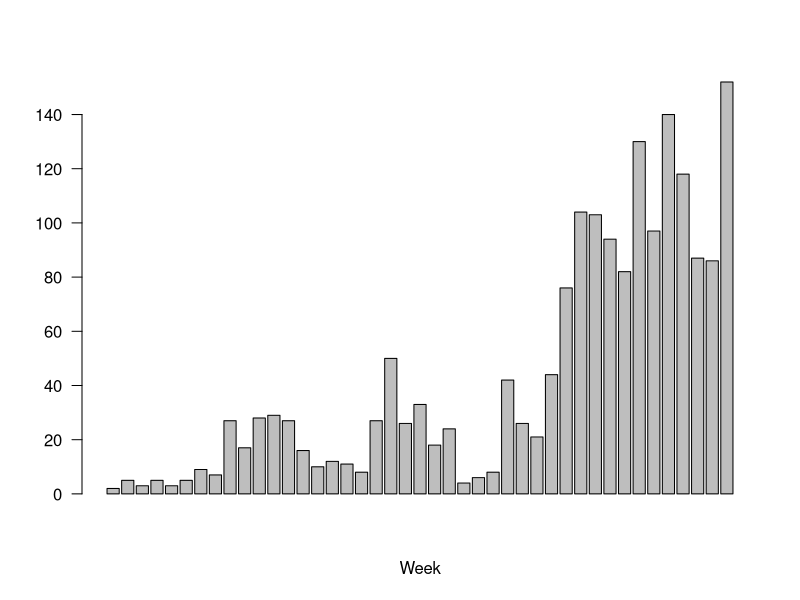
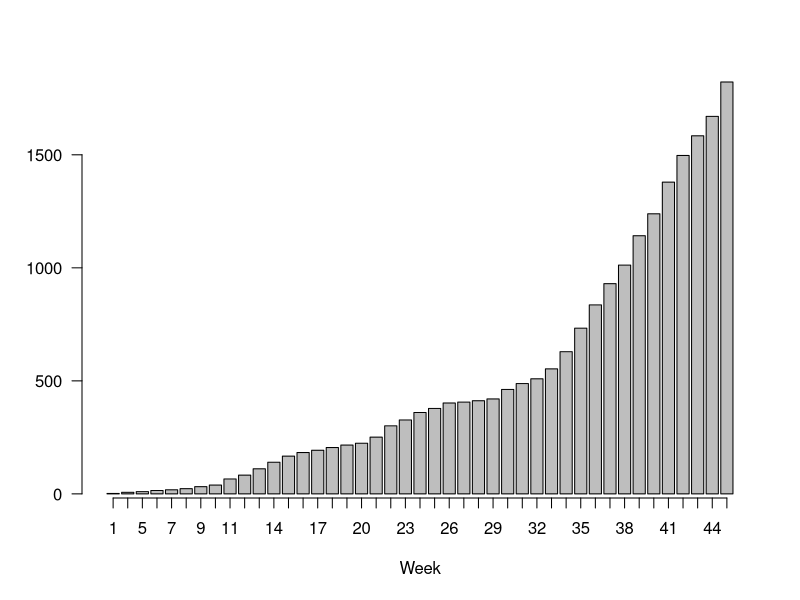

Recreate these plots in R, in order. (Note: this script raises an error after producing the figures.)


library(ggplot2)
library(scales) 
library(gridExtra)
library(reshape)

data.g <- read.csv("Guinea_new_case_byweek.csv", header=T, sep=";")
data.g.new <- data.g[!is.na(data.g$New_Cases),]
bp.g <- with(data.g.new, barplot(New_Cases, xlab="Week", las=2))
bp.g.c <- with(data.g.new, barplot(Cumulative_Cases, xlab="Week", las=2))
axis(1, at=bp.g,labels=data.g.new$Week)

# week 1-14
#data.g.1 <- data.g.new[1:12,]
#data.g.2 <- data.g.new[12:18,]
#data.g.3 <- data.g.new[14:24,]
#data.g.4 <- data.g.new[25:43,]

plot.g <- ggplot(data = data.g.new, aes(x=Week, y=New_Cases)) + geom_bar(stat="identity") 

for (k in 1:38) {
  data.g.t <- data.g.new[k:(k+5), ] # 6 week window
  glm.g.t <- glm(New_Cases ~ Week, family=poisson, data=data.g.t)
  #summary(glm.g.t) # check significance
  coeff <- coef(glm.g.t)
  # serial interval: 19 days
  g.r.t <- exp(2.714286*coeff[2])
  #print(g.r.t)
  data.g.new$R[(k+5)] <- g.r.t[[1]]
}

data.g.plot <- melt(data.g.new, id=c("Week", "DisplayValue"))
data.g.plot.new <- data.g.plot[!data.g.plot$variable %in% c("Cumulative_Cases"),]
plot.g.r <- ggplot(data.g.plot.new, aes(Week, value)) + facet_grid(variable~.,  scales="free_y") 
plot.g.r1 <- plot.g.r + geom_bar(data=subset(data.g.plot.new, variable=="New_Cases"), aes(Week, value), stat="identity", fill="darkorange", color="gray89") 
plot.g.r2 <- plot.g.r1 + geom_line(data=subset(data.g.plot.new, variable=="R"), aes(Week, value), alpha=0.3, lwd=1) + geom_hline(data=subset(data.g.plot.new, variable=="R"),aes(yintercept=1), colour="firebrick")
#plot.g.r3 <- plot.g.r2 + geom_smooth(data=subset(data.g.plot, variable=="R"), aes(Week, value), color="gray20")
plot.g.r2


# if we look at cumulative counts
glm.g.c <- glm(Cumulative_Cases ~ Week, family=poisson, data=data.g)
coeff <- coef(glm.g.c)
# serial interval: 19 days
#g.r.c <- exp(2.714286*coeff[2]) # 1.29
plot.g.c <- ggplot(data=data.g, aes(Week, Cumulative_Cases)) + geom_bar(stat="identity", fill="darkorange", color="gray89")
plot.g.c

# predict

newdata.g <- matrix(rep(NA, 3*20), nrow=20, ncol=3)
newdata.g <- cbind(46:65, newdata.g)
colnames(newdata.g) <- names(data.g)
data.g.p <- rbind(data.g, newdata.g)

fitted.g <- data.frame(data.g.p, predict(glm.g.c, newdata=data.g.p, se.fit=TRUE, type="response"))
fitted.g$ucl <- fitted.g$fit + 1.96 * fitted.g$se.fit
fitted.g$lcl <- fitted.g$fit - 1.96 * fitted.g$se.fit

#plot.g.p <- ggplot(data=data.g.p, aes(Week, Cumulative_Cases)) + geom_point()
plot.g.stquo <- plot.g.c + geom_line(data=fitted.g, aes(x=Week, y=fit), lwd=1.5, alpha=0.8) + geom_ribbon(aes(ymin = lcl, ymax = ucl), data=fitted.g, alpha=0.2)

#get predicted new cases
fitted.g.c.1 <- fitted.g$fit[(46-1):(65-1)]
fitted.g.c.2 <- fitted.g$fit[(46):(65)]
fitted.g.new <- fitted.g.c.2 - fitted.g.c.1
fitted.g$New_Cases[46:65] <- fitted.g.new

# CDC model: R0 for hospitalized, 0.12, home with intervention: 0.18, home w/o: 1.8
# Our estimate of R0: 1.29
# Estimate the current distribution: 0.1, 0.21, 0.69
g.sc <- data.frame(fitted.g[46:65, c("Week", "New_Cases", "fit")])
# WHO estimated hospital stay: 4.99, which means the number of beds required roughly 
# equals to the rising weekly case indidence.

# As of Week 46, November 16: New cases - 187
# Scenario 1: Bed need satisfied for all patients since Week 46, i.e. 225 beds in place
# new R0: 0.12
beta1 <- log(0.12)/2.714286
beta0 <- log(225)
g.sc$sc1 <- g.sc$New_Cases
g.sc$sc1[4:20] <- exp(beta0 + beta1*(1:17))
g.sc$sc1.c <- g.sc$fit

for (i in 4:20) {
  g.sc$sc1.c[i] <- g.sc$sc1.c[i-1] + g.sc$sc1[i]
}

# Scenario 2: half hospitalized, distribution: 0.5, 0.21, 0.29
# i.e. 113 beds in place
# new R0: 0.5*0.12 + 0.21*0.18 + 0.29*1.8 = 0.6198

beta1 <- log(0.6198)/2.714286
beta0 <- log(225)
g.sc$sc2 <- g.sc$New_Cases
g.sc$sc2[4:20] <- exp(beta0 + beta1*(1:17))
g.sc$sc2.c <- g.sc$fit

for (i in 4:20) {
  g.sc$sc2.c[i] <- g.sc$sc2.c[i-1] + g.sc$sc2[i]
}

plot.g.stquo + geom_line(data=g.sc, aes(x=Week, y=sc1.c), lwd=1.5, alpha=0.8, color="steelblue") + geom_line(data=g.sc, aes(x=Week, y=sc2.c), lwd=1.5, alpha=0.8, color="darkslategray") + geom_vline(xintercept = 53, colour="firebrick", lwd=1.5, linetype = "longdash")
